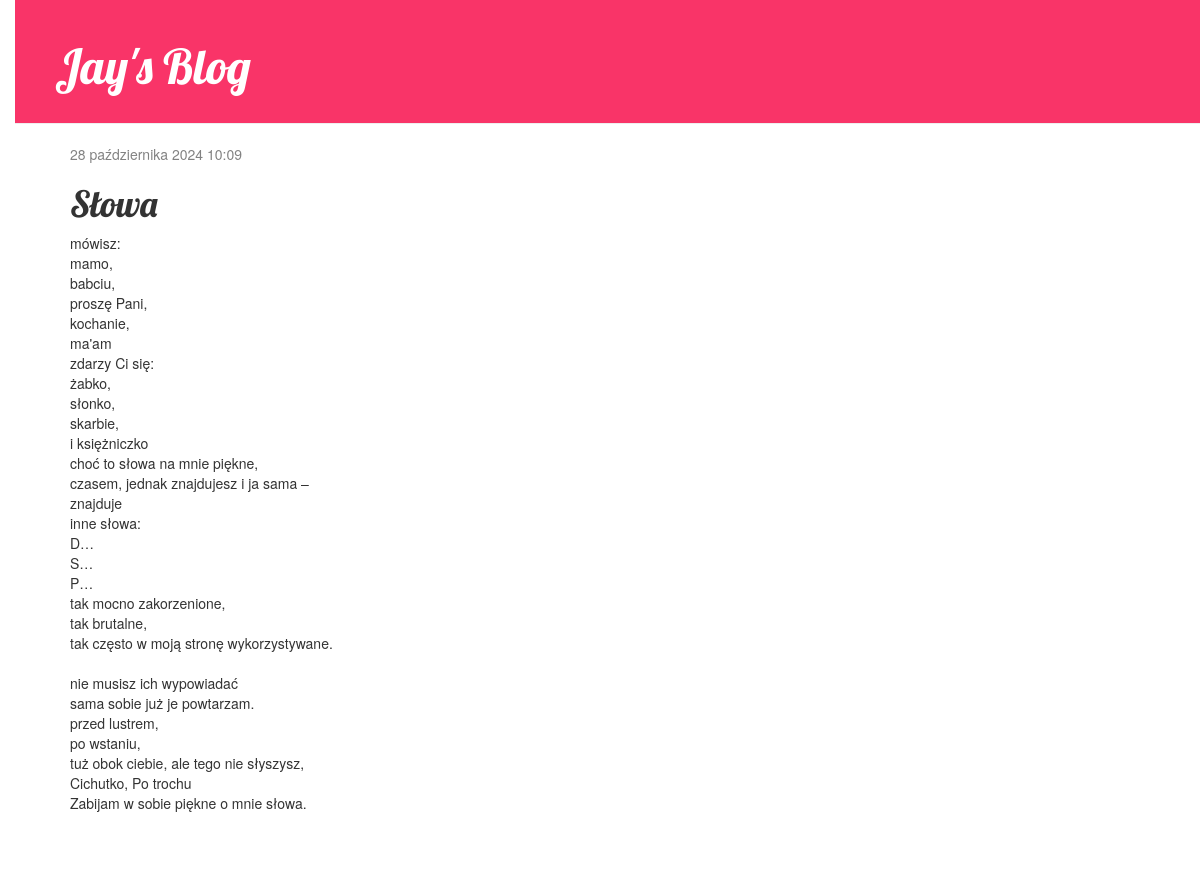
The app's page /post/1/ with its own data.
### blog/models.py (models this page shows, shortened)
class Post(models.Model):
    author = models.ForeignKey(settings.AUTH_USER_MODEL, on_delete=models.CASCADE)
    title = models.CharField(max_length=200)
    text = models.TextField()
    created_date = models.DateTimeField(
            default=timezone.now)
    published_date = models.DateTimeField(
            blank=True, null=True)

### blog/views.py (the view)
# urls.py: path('post/<int:pk>/', views.post_detail, name='post_detail'),
def post_detail(request, pk):
    post = get_object_or_404(Post, pk=pk)
    return render(request, 'blog/post_detail.html', {'post': post})

### blog/templates/blog/post_detail.html (shortened to what this page needs)
{% extends 'blog/base.html' %}
{% block content %}
    <div class="post">
        {% if post.published_date %}
            <div class="date">
                {{ post.published_date }}
            </div>
        {% endif %}
        <h1>{{ post.title }}</h1>
        <p>{{ post.text|linebreaksbr }}</p>
    </div>
{% endblock %}

### blog/static/css/blog.css (style rules this page uses)
body { padding-left: 15px; }
h1, h2, h3, h4 { font-family: 'Lobster', cursive; }
.date { color: #828282; }
.post { margin-bottom: 70px; }

### records on screen
Post: published_date "28 października 2024 10:09", title "Słowa", text "mówisz: mamo, babciu, proszę Pani, kochanie, ma'am zdarzy Ci się: żabko, słonko, skarbie, i księżniczko choć to słowa na mnie piękne, czasem, jednak znajdujesz i ja sama – znajduje inne słowa: D… S… P… tak mocno zakorzenione, tak brutalne, tak często w moją stronę wykorzystywane. nie musisz ich wypowiadać sama sobie już je powtarzam. przed lustrem, po wstaniu, tuż obok ciebie, ale tego nie słyszysz, Cichutko, Po trochu Zabijam w sobie piękne o mnie słowa."
